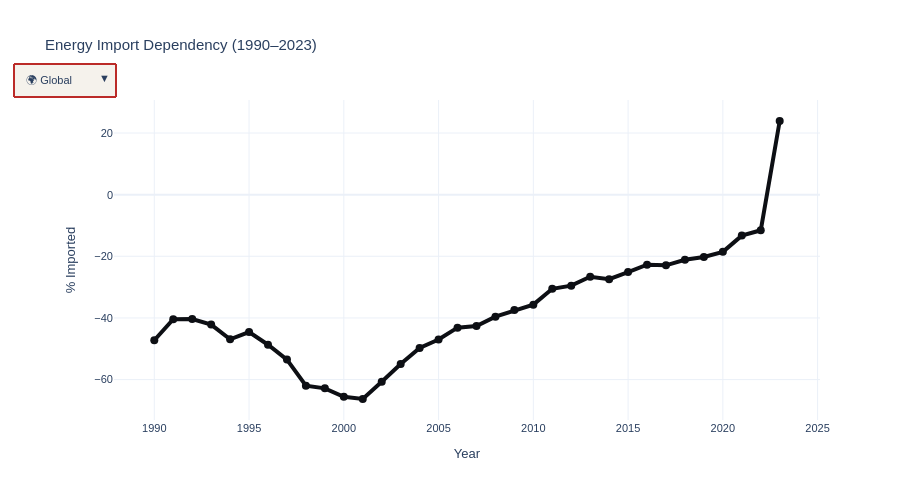

Notebook cell for this chart:
### Markdown cell above
### Interactive 1: Energy Import Dependency by Country

### Code cell
# Top 12 vulnerable countries
top_12 = df_imports[df_imports['Year'] == 2023].nlargest(12, 'Import_Dependency_Pct')

fig = go.Figure()

# Global average
global_avg = df_imports.groupby('Year')['Import_Dependency_Pct'].mean()
fig.add_trace(go.Scatter(x=global_avg.index, y=global_avg.values, mode='lines+markers',
    name='Global Average', visible=True, line=dict(color='#0d0f14', width=4), marker=dict(size=8)))

# Individual countries
for country in top_12['Country Name'].unique():
    country_data = df_imports[df_imports['Country Name'] == country].sort_values('Year')
    fig.add_trace(go.Scatter(x=country_data['Year'], y=country_data['Import_Dependency_Pct'],
        mode='lines+markers', name=country, visible=False, line=dict(width=3), marker=dict(size=6)))

# Buttons
buttons = [dict(label='🌍 Global', method='update', args=[{'visible': [True] + [False]*len(top_12)}])]
for i, c in enumerate(top_12['Country Name'].unique()):
    vis = [False]*(1+len(top_12))
    vis[i+1] = True
    buttons.append(dict(label=c, method='update', args=[{'visible': vis}]))

fig.update_layout(updatemenus=[dict(buttons=buttons, x=0, y=1.12, bgcolor='#f5f2ec', bordercolor='#bb2b28', borderwidth=2)],
    title='Energy Import Dependency (1990–2023)', xaxis_title='Year', yaxis_title='% Imported',
    height=500, template='plotly_white', font=dict(family='Arial', size=11))

fig.show()

### Figure 1 — Plotly figure (JSON) as saved in the notebook; plotly's stock layout.template omitted (floating-point values rounded to 4 significant figures)
{"data": [{"line": {"color": "#0d0f14", "width": 4}, "marker": {"size": 8}, "mode": "lines+markers", "name": "Global Average", "type": "scatter", "visible": true, "x": [1990, 1991, 1992, 1993, 1994, 1995, 1996, 1997, 1998, 1999, 2000, 2001, 2002, 2003, 2004, 2005, 2006, 2007, 2008, 2009, 2010, 2011, 2012, 2013, 2014, 2015, 2016, 2017, 2018, 2019, 2020, 2021, 2022, 2023], "y": [-47.25, -40.39, -40.38, -42.16, -46.92, -44.58, -48.69, -53.5, -61.98, -62.83, -65.59, -66.29, -60.71, -54.92, -49.76, -47.0, -43.15, -42.6, -39.57, -37.46, -35.68, -30.54, -29.51, -26.65, -27.42, -25.13, -22.74, -22.92, -21.13, -20.2, -18.56, -13.29, -11.57, 23.89]}, {"line": {"width": 3}, "marker": {"size": 6}, "mode": "lines+markers", "name": "Malta", "type": "scatter", "visible": false, "x": [2009, 2010, 2011, 2012, 2013, 2014, 2015, 2016, 2017, 2018, 2019, 2020, 2021, 2022, 2023], "y": [251.6, 282.2, 276.2, 247.8, 276.6, 264.2, 347.2, 419.1, 450.2, 437.5, 424.2, 417.5, 376.6, 389.6, 403.6]}, {"line": {"width": 3}, "marker": {"size": 6}, "mode": "lines+markers", "name": "Singapore", "type": "scatter", "visible": false, "x": [1990, 1991, 1992, 1993, 1994, 1995, 1996, 1997, 1998, 1999, 2000, 2001, 2002, 2003, 2004, 2005, 2006, 2007, 2008, 2009, 2010, 2011, 2012, 2013, 2014, 2015, 2016, 2017, 2018, 2019, 2020, 2021, 2022, 2023], "y": [212.7, 203.5, 197.8, 185.6, 161.6, 171.9, 182.1, 191.3, 196.6, 217.7, 218.7, 208.7, 207.6, 189.5, 190.1, 236.3, 239.5, 271.3, 262.2, 256.9, 278.4, 318.4, 288.1, 267.3, 275.2, 277.4, 274.3, 275.9, 273.8, 269.8, 264.4, 248.7, 258.4, 279.6]}, {"line": {"width": 3}, "marker": {"size": 6}, "mode": "lines+markers", "name": "Luxembourg", "type": "scatter", "visible": false, "x": [1990, 1991, 1992, 1993, 1994, 1995, 1996, 1997, 1998, 1999, 2000, 2001, 2002, 2003, 2004, 2005, 2006, 2007, 2008, 2009, 2010, 2011, 2012, 2013, 2014, 2015, 2016, 2017, 2018, 2019, 2020, 2021, 2022, 2023], "y": [103.4, 102.3, 103.1, 101.8, 103.4, 103.6, 105.8, 106.4, 108.8, 107.4, 109.1, 106.9, 108.7, 108.3, 107.6, 107.0, 107.4, 106.6, 107.6, 107.8, 107.0, 106.7, 106.4, 106.2, 106.9, 107.7, 109.6, 110.2, 110.2, 109.5, 107.2, 108.5, 110.3, 109.6]}, {"line": {"width": 3}, "marker": {"size": 6}, "mode": "lines+markers", "name": "Morocco", "type": "scatter", "visible": false, "x": [1990, 1991, 1992, 1993, 1994, 1995, 1996, 1997, 1998, 1999, 2000, 2001, 2002, 2003, 2004, 2005, 2006, 2007, 2008, 2009, 2010, 2011, 2012, 2013, 2014, 2015, 2016, 2017, 2018, 2019, 2020, 2021, 2022, 2023], "y": [85.3, 81.3, 88.1, 86.3, 87.5, 88.3, 84.6, 89.3, 89.3, 88.0, 90.1, 94.8, 88.2, 91.4, 83.3, 86.8, 87.5, 91.9, 89.6, 93.6, 95.9, 95.4, 103.8, 99.7, 102.8, 96.0, 94.9, 95.1, 96.3, 92.4, 90.7, 91.4, 94.0, 93.6]}, {"line": {"width": 3}, "marker": {"size": 6}, "mode": "lines+markers", "name": "Belgium", "type": "scatter", "visible": false, "x": [1990, 1991, 1992, 1993, 1994, 1995, 1996, 1997, 1998, 1999, 2000, 2001, 2002, 2003, 2004, 2005, 2006, 2007, 2008, 2009, 2010, 2011, 2012, 2013, 2014, 2015, 2016, 2017, 2018, 2019, 2020, 2021, 2022, 2023], "y": [83.0, 84.8, 85.8, 84.5, 87.1, 88.1, 88.3, 86.9, 90.2, 85.1, 87.2, 89.8, 88.6, 91.4, 91.8, 91.9, 92.5, 91.1, 96.0, 86.6, 89.3, 86.8, 86.3, 87.3, 89.7, 95.3, 86.3, 86.9, 99.7, 90.9, 89.1, 81.5, 86.8, 89.2]}, {"line": {"width": 3}, "marker": {"size": 6}, "mode": "lines+markers", "name": "Greece", "type": "scatter", "visible": false, "x": [1990, 1991, 1992, 1993, 1994, 1995, 1996, 1997, 1998, 1999, 2000, 2001, 2002, 2003, 2004, 2005, 2006, 2007, 2008, 2009, 2010, 2011, 2012, 2013, 2014, 2015, 2016, 2017, 2018, 2019, 2020, 2021, 2022, 2023], "y": [71.5, 71.9, 79.4, 78.1, 69.4, 79.4, 79.3, 78.0, 81.4, 75.9, 80.2, 78.8, 81.1, 76.4, 82.0, 76.3, 80.8, 80.6, 82.6, 75.2, 77.0, 73.1, 73.1, 69.1, 73.0, 79.1, 81.4, 81.9, 82.0, 87.5, 91.2, 84.6, 92.9, 89.2]}, {"line": {"width": 3}, "marker": {"size": 6}, "mode": "lines+markers", "name": "Japan", "type": "scatter", "visible": false, "x": [1990, 1991, 1992, 1993, 1994, 1995, 1996, 1997, 1998, 1999, 2000, 2001, 2002, 2003, 2004, 2005, 2006, 2007, 2008, 2009, 2010, 2011, 2012, 2013, 2014, 2015, 2016, 2017, 2018, 2019, 2020, 2021, 2022, 2023], "y": [86.1, 84.6, 85.0, 83.7, 84.8, 82.9, 82.6, 81.8, 80.3, 81.1, 82.8, 81.2, 83.0, 85.5, 83.8, 83.5, 82.4, 84.3, 84.2, 80.6, 81.7, 90.8, 96.1, 95.7, 95.6, 94.8, 93.8, 93.1, 91.4, 90.6, 89.6, 88.7, 90.0, 87.3]}, {"line": {"width": 3}, "marker": {"size": 6}, "mode": "lines+markers", "name": "Netherlands", "type": "scatter", "visible": false, "x": [1990, 1991, 1992, 1993, 1994, 1995, 1996, 1997, 1998, 1999, 2000, 2001, 2002, 2003, 2004, 2005, 2006, 2007, 2008, 2009, 2010, 2011, 2012, 2013, 2014, 2015, 2016, 2017, 2018, 2019, 2020, 2021, 2022, 2023], "y": [27.7, 22.2, 22.5, 20.9, 26.4, 24.4, 20.8, 31.2, 34.7, 37.6, 46.5, 42.0, 42.7, 46.5, 39.1, 46.5, 48.1, 47.0, 42.0, 41.8, 34.0, 36.3, 37.3, 28.8, 38.1, 58.8, 55.5, 62.3, 71.7, 78.3, 81.8, 69.9, 99.4, 87.0]}, {"line": {"width": 3}, "marker": {"size": 6}, "mode": "lines+markers", "name": "Ireland", "type": "scatter", "visible": false, "x": [1990, 1991, 1992, 1993, 1994, 1995, 1996, 1997, 1998, 1999, 2000, 2001, 2002, 2003, 2004, 2005, 2006, 2007, 2008, 2009, 2010, 2011, 2012, 2013, 2014, 2015, 2016, 2017, 2018, 2019, 2020, 2021, 2022, 2023], "y": [71.1, 69.5, 68.7, 70.2, 67.4, 72.6, 74.1, 80.2, 84.4, 88.8, 89.3, 94.8, 94.4, 95.1, 95.7, 95.0, 96.4, 94.2, 96.5, 92.7, 92.1, 95.5, 89.7, 94.6, 91.3, 95.2, 74.2, 71.4, 73.3, 75.4, 74.2, 80.6, 86.0, 85.8]}, {"line": {"width": 3}, "marker": {"size": 6}, "mode": "lines+markers", "name": "Korea, Rep.", "type": "scatter", "visible": false, "x": [1990, 1991, 1992, 1993, 1994, 1995, 1996, 1997, 1998, 1999, 2000, 2001, 2002, 2003, 2004, 2005, 2006, 2007, 2008, 2009, 2010, 2011, 2012, 2013, 2014, 2015, 2016, 2017, 2018, 2019, 2020, 2021, 2022, 2023], "y": [76.6, 81.3, 86.0, 87.9, 92.4, 90.7, 92.7, 93.4, 89.4, 88.4, 88.9, 87.9, 86.5, 87.3, 87.7, 83.4, 86.8, 85.4, 85.6, 86.3, 88.1, 87.2, 86.5, 88.1, 86.9, 86.7, 86.9, 88.5, 89.5, 88.2, 84.5, 84.9, 85.5, 84.6]}, {"line": {"width": 3}, "marker": {"size": 6}, "mode": "lines+markers", "name": "Moldova", "type": "scatter", "visible": false, "x": [1990, 1991, 1992, 1993, 1995, 1996, 1997, 2002, 2003, 2004, 2005, 2006, 2007, 2008, 2009, 2010, 2011, 2012, 2013, 2014, 2015, 2016, 2017, 2018, 2019, 2020, 2021, 2022, 2023], "y": [100.0, 99.4, 98.2, 93.7, 99.5, 94.6, 100.5, 96.9, 98.2, 96.7, 97.1, 96.5, 98.1, 97.1, 97.0, 84.4, 85.6, 84.0, 82.4, 81.8, 82.6, 81.9, 80.9, 82.0, 84.2, 84.1, 83.8, 86.6, 81.2]}, {"line": {"width": 3}, "marker": {"size": 6}, "mode": "lines+markers", "name": "Georgia", "type": "scatter", "visible": false, "x": [1990, 1991, 1992, 1993, 1994, 1995, 1996, 1997, 1998, 1999, 2000, 2001, 2002, 2003, 2004, 2005, 2006, 2007, 2008, 2009, 2010, 2011, 2012, 2013, 2014, 2015, 2016, 2017, 2018, 2019, 2020, 2021, 2022, 2023], "y": [85.1, 87.5, 86.1, 79.4, 81.1, 69.2, 61.0, 61.0, 59.6, 57.2, 54.3, 50.4, 47.2, 49.3, 55.1, 66.8, 70.8, 69.5, 65.4, 63.1, 59.2, 69.5, 71.4, 67.8, 71.0, 73.8, 73.1, 74.4, 77.3, 80.7, 80.6, 78.2, 79.6, 79.9]}], "layout": {"font": {"family": "Arial", "size": 11}, "height": 500, "title": {"text": "Energy Import Dependency (1990–2023)"}, "updatemenus": [{"bgcolor": "#f5f2ec", "bordercolor": "#bb2b28", "borderwidth": 2, "buttons": [{"args": [{"visible": [true, false, false, false, false, false, false, false, false, false, false, false, false]}], "label": "🌍 Global", "method": "update"}, {"args": [{"visible": [false, true, false, false, false, false, false, false, false, false, false, false, false]}], "label": "Malta", "method": "update"}, {"args": [{"visible": [false, false, true, false, false, false, false, false, false, false, false, false, false]}], "label": "Singapore", "method": "update"}, {"args": [{"visible": [false, false, false, true, false, false, false, false, false, false, false, false, false]}], "label": "Luxembourg", "method": "update"}, {"args": [{"visible": [false, false, false, false, true, false, false, false, false, false, false, false, false]}], "label": "Morocco", "method": "update"}, {"args": [{"visible": [false, false, false, false, false, true, false, false, false, false, false, false, false]}], "label": "Belgium", "method": "update"}, {"args": [{"visible": [false, false, false, false, false, false, true, false, false, false, false, false, false]}], "label": "Greece", "method": "update"}, {"args": [{"visible": [false, false, false, false, false, false, false, true, false, false, false, false, false]}], "label": "Japan", "method": "update"}, {"args": [{"visible": [false, false, false, false, false, false, false, false, true, false, false, false, false]}], "label": "Netherlands", "method": "update"}, {"args": [{"visible": [false, false, false, false, false, false, false, false, false, true, false, false, false]}], "label": "Ireland", "method": "update"}, {"args": [{"visible": [false, false, false, false, false, false, false, false, false, false, true, false, false]}], "label": "Korea, Rep.", "method": "update"}, {"args": [{"visible": [false, false, false, false, false, false, false, false, false, false, false, true, false]}], "label": "Moldova", "method": "update"}, {"args": [{"visible": [false, false, false, false, false, false, false, false, false, false, false, false, true]}], "label": "Georgia", "method": "update"}], "x": 0, "y": 1.12}], "xaxis": {"title": {"text": "Year"}}, "yaxis": {"title": {"text": "% Imported"}}}}
